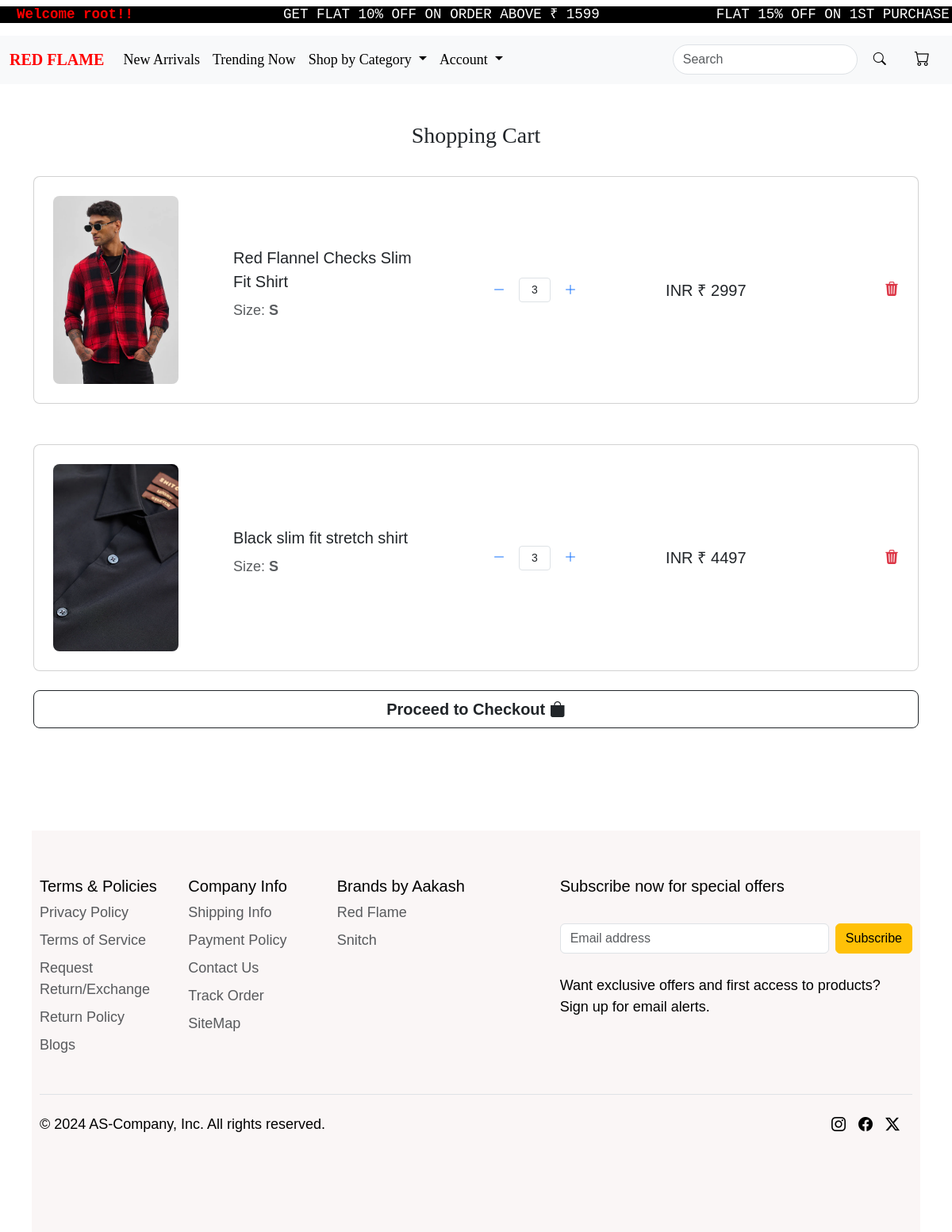
Page /showcart/ (signed in) on the committed database.
### core/models.py (models this page shows, shortened)
class CartUpperwear(models.Model):
     user = models.ForeignKey(User, on_delete=models.CASCADE)
     product=models.ForeignKey(new_arrival, on_delete=models.CASCADE)
     quantity=models.PositiveIntegerField(default=1)
     size = models.CharField(default="S", max_length=50)
     @property
     def price_and_quantity_total(self):
        return self.product.discounted_price*self.quantity

class new_arrival(models.Model):
        CATEGORY_CHOICES = [
        ('NEWARRIVAL','newarrival'),
        ('SHIRTS','shirts'),
        ('T_SHIRTS','t-shirts'),
        ('SWEATSHIRTS','sweatshirts'),
        ('TROUSERS','trousers'),
        ('SHORTS','shorts'),
        ('TRENDING','trending')
    ]
        SIZE_CHOICES = [
        ('S', 'Small'),
        ('M', 'Medium'),
        ('L', 'Large'),
        ('XL', 'Extra Large'),
    ]
        name=models.CharField(max_length=100)
        category = models.CharField(max_length=30,choices=CATEGORY_CHOICES)
        short_d = models.CharField(max_length=400)
        desc = models.TextField()
        original_price=models.IntegerField(default=1000)
        discounted_price=models.IntegerField()
        size = models.CharField(max_length=2, choices=SIZE_CHOICES,default='S')
        upperwear_img = models.ImageField(upload_to='new_arrival_img')

### core/views.py (the view)
# urls.py: path('showcart/',views.showcart,name='showcart'),
def showcart(request):
    if request.user.is_authenticated:
        ca=CartUpperwear.objects.filter(user=request.user)
        return render (request,'core/showcart.html',{'ca':ca})
    else:
        return redirect('login')

### core/templates/core/showcart.html (shortened to what this page needs)
{% extends "core/base.html" %}
{% load static %}
{% block content %}
<section class="h-100">
    <div class="container h-100 py-5">
      <div class="row d-flex justify-content-center align-items-center h-100">
        <div class="col-10">
          <div class="container-fluid d-flex justify-content-center align-items-center">
            <div class="text-center">
              <h3 style="font-family: cursive;">Shopping Cart</h3>
            </div>
          </div>
        </div>
      </div>
      {% for c in ca  %}
      <br>
      <div class="card rounded-3 mb-4">
        <div class="card-body p-4">
          <div class="row d-flex justify-content-between align-items-center">
            <div class="col-md-2 col-lg-2 col-xl-2">
              <img src="{{ c.product.upperwear_img.url }}" class="img-fluid rounded-3" alt="Cotton T-shirt">
            </div>
            <div class="col-md-3 col-lg-3 col-xl-3">
              <p class="lead fw-normal mb-2">{{ c.product.short_d }}</p>
              <p class="text-muted">Size: <strong>{{ c.size }}</strong></p>
            </div>
            <div class="col-md-3 col-lg-3 col-xl-2 d-flex align-items-center">
              <a href="{% url 'delete_item' c.id %}" class="btn btn-link px-2">
                <i class="bi bi-dash-lg"></i>
              </a>
              <input id="form1" min="0" name="quantity" value="{{ c.quantity }}" readonly
                     class="form-control form-control-sm text-center mx-2"
                     style="width: 40px; background-color:white;" />
              <a href="{% url 'add_item' c.id %}" class="btn btn-link px-2">
                <i class="bi bi-plus-lg"></i>
              </a>
            </div>
            <div class="col-md-3 col-lg-2 col-xl-2">
              <h5 class="mb-0">INR &#8377; {{ c.price_and_quantity_total }}</h5>
            </div>
            <div class="col-md-1 col-lg-1 col-xl-1 text-end">
              <a href="{% url 'delete_cart' c.id %}" class="text-danger">
                <i class="bi bi-trash3-fill"></i>
              </a>
            </div>
          </div>
        </div>
  </div>
  {% endfor %}
  {% if ca %}
  <div class="d-grid mt-3">
    <a href="{% url "checkout" %}" class="btn btn-outline-dark btn-lg" style="font-weight: bolder;">
      Proceed to Checkout <i class="bi bi-bag-fill"></i></a>
  </div>
</div>
  {% else %}
  <h1 class="d-flex justify-content-center mt-4" style='color:red'>Your cart is empty!!</h1>
  {% endif %}
</section>
<br><br><br>
{% endblock content %}

### core/templates/core/navbar.html (shortened to what this page needs)
{% load static %}
<marquee  class="marque" style="background-color:black; ">
    <h5><pre style="background-color:black; color:white;" class="mt-2"><spam style='color:red; font-weight: bold;'> {% if request.user.is_authenticated %} Welcome {{request.user}}!!{% else %}<strong>Please Login!!</strong>{% endif %} </spam>                 GET FLAT 10% OFF ON ORDER ABOVE &#8377 1599              FLAT 15% OFF ON 1ST PURCHASE *TnC Apply</pre></h5>
</marquee>
<nav class="navbar navbar-expand-lg bg-body-tertiary">
    <div class="container-fluid">
      <a class="navbar-brand" href="{% url "index" %}" id="logo" style="font-family: cursive;"><strong>RED FLAME</strong></a>
      <div class="collapse navbar-collapse" id="navbarSupportedContent">
        <ul class="navbar-nav me-auto mb-2 mb-lg-0">
          <li class="nav-item">
            <a class="nav-link active" aria-current="page" href="{% url "newarrival" %}" id="navbarbtns" style="font-family: cursive;">New Arrivals</a>
          </li>
          <li class="nav-item">
            <a class="nav-link" href="{% url "trending" %}" id="navbarbtns" style="font-family: cursive;">Trending Now</a>
          </li>
          <li class="nav-item dropdown">
            <a class="nav-link dropdown-toggle" href="#" role="button" data-bs-toggle="dropdown" aria-expanded="false" id="navbarbtns" style="font-family: cursive;">
              Shop by Category
            </a>
          </li>
          <li class="nav-item dropdown">
            <a class="nav-link dropdown-toggle" href="#" role="button" data-bs-toggle="dropdown" aria-expanded="false" id="navbarbtns" style="font-family: cursive;">
              Account
            </a>
          </li>
        </ul>
        <form class="d-flex ms-auto" role="search" action='{% url "product_search" %}'>
          <input class="form-control me-2" type="search" placeholder="Search" aria-label="Search" id="searchbar" name="q" value="{{ query }}">
          <button class="btn" type="submit" id="searchbtn"><i class="bi bi-search"></i></button>
        </form>
        <ul class="navbar-nav ms-3">
          <li class="nav-item" id="navbarbtns">
            <a class="nav-link" href="{% url "showcart" %}">
              <i class="bi bi-cart" style="font-size: 1.2rem; margin-right: 8px; color: black;" id="navbarbtns"></i>
            </a>
          </li>
        </ul>
      </div>
    </div>
  </nav>

### core/static/core/css/core.css (style rules this page uses)
@media (max-width: 1200px) { body { font-size: 18px; padding: 15px; } }
body { overflow-x: hidden; margin: 0; padding: 0; font-family: Arial, sans-serif; background-color: white; }
.marque { background-color: black; color: whitesmoke; }
#searchbtn { border: none; color: black; }
#searchbar { border-radius: 50px; }
#logo { font-weight: bolder; color: red; font-family:Cambria, Cochin, Georgia, Times, 'Times New Roman', serif; }
#navbarbtns { color: black; }
.active { opacity: 1; }
.navbar { background-color: transparent }
a { color: rgb(0, 0, 0); }

### core/templates/core/base.html (style rules this page uses)
body { overflow-x: hidden; margin: 0; padding: 0; font-family: Arial, sans-serif; }

### core/templates/core/navbar.html (style rules this page uses)
@media (max-width: 1200px) { body { font-size: 18px; padding: 15px; } }
body { overflow-x: hidden; margin: 0; padding: 0; font-family: Arial, sans-serif; }

### rows in the picture
CartUpperwear: product.upperwear_img (picture), product.short_d "Red Flannel Checks Slim Fit Shirt", size "S", quantity "3", price_and_quantity_total "2997"
CartUpperwear: product.upperwear_img (picture), product.short_d "Black slim fit stretch shirt", size "S", quantity "3", price_and_quantity_total "4497"

### other values in the picture
{{ request.user }} "root"
